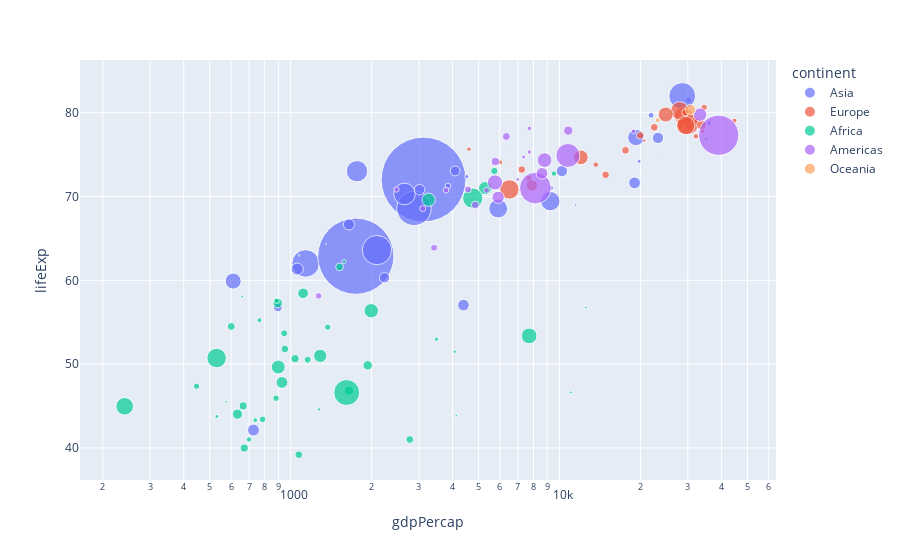

Notebook code cell kept with this figure:
### Code cell
import pandas as pd

df = pd.read_csv("../../../data/paises_vida.csv", index_col=0)
df = df.dropna()

df_2002 = df.loc[df["year"] == 2002]
df_2002

import plotly.express as px

fig = px.scatter(
    df_2002,
    x="gdpPercap",
    y="lifeExp",
    size="pop",
    color="continent",
    hover_name="country",
    log_x=True,
    size_max=60,
)

fig.show()

import seaborn as sns
import matplotlib.pyplot as plt

sns.set_style("whitegrid")

sns.scatterplot(
    data=df_2002, 
    x="gdpPercap", 
    y="lifeExp", 
    size="pop", 
    hue="continent",
    sizes=(30, 1300),
    legend=True
)

plt.xscale("log")
plt.legend(bbox_to_anchor=(1.05, 1), loc='upper left')
plt.title('Life Expectancy vs GDP per Capita in 2002')

### Figure 1 — Plotly figure (JSON) as saved in the notebook; plotly's stock layout.template omitted (floating-point values rounded to 4 significant figures)
{"data": [{"hovertemplate": "<b>%{hovertext}</b><br><br>continent=Asia<br>gdpPercap=%{x}<br>lifeExp=%{y}<br>pop=%{marker.size}<extra></extra>", "hovertext": ["Afghanistan", "Bahrain", "Bangladesh", "Cambodia", "China", "Hong Kong, China", "India", "Indonesia", "Iran", "Iraq", "Israel", "Japan", "Jordan", "Korea, Dem. Rep.", "Korea, Rep.", "Kuwait", "Lebanon", "Malaysia", "Mongolia", "Myanmar", "Nepal", "Oman", "Pakistan", "Philippines", "Saudi Arabia", "Singapore", "Sri Lanka", "Syria", "Taiwan", "Thailand", "Vietnam", "West Bank and Gaza", "Yemen, Rep."], "legendgroup": "Asia", "marker": {"color": "#636efa", "size": [25268405, 656397, 135656790, 12926707, 1280400000, 6762476, 1034172547, 211060000, 66907826, 24001816, 6029529, 127065841, 5307470, 22215365, 47969150, 2111561, 3677780, 22662365, 2674234, 45598081, 25873917, 2713462, 153403524, 82995088, 24501530, 4197776, 19576783, 17155814, 22454239, 62806748, 80908147, 3389578, 18701257], "sizemode": "area", "sizeref": 355700.0, "symbol": "circle"}, "mode": "markers", "name": "Asia", "orientation": "v", "showlegend": true, "x": [726.7, 23400.0, 1136.0, 896.2, 3119.0, 30210.0, 1747.0, 2874.0, 9241.0, 4391.0, 21910.0, 28600.0, 3845.0, 1647.0, 19230.0, 35110.0, 9314.0, 10210.0, 2141.0, 611, 1057.0, 19770.0, 2093.0, 2651.0, 19010.0, 36020.0, 3015.0, 4091.0, 23240.0, 5913.0, 1764.0, 4515.0, 2235.0], "xaxis": "x", "y": [42.13, 74.8, 62.01, 56.75, 72.03, 81.5, 62.88, 68.59, 69.45, 57.05, 79.7, 82, 71.26, 66.66, 77.05, 76.9, 71.03, 73.04, 65.03, 59.91, 61.34, 74.19, 63.61, 70.3, 71.63, 78.77, 70.81, 73.05, 76.99, 68.56, 73.02, 72.37, 60.31], "yaxis": "y", "type": "scatter"}, {"hovertemplate": "<b>%{hovertext}</b><br><br>continent=Europe<br>gdpPercap=%{x}<br>lifeExp=%{y}<br>pop=%{marker.size}<extra></extra>", "hovertext": ["Albania", "Austria", "Belgium", "Bosnia and Herzegovina", "Bulgaria", "Croatia", "Czech Republic", "Denmark", "Finland", "France", "Germany", "Greece", "Hungary", "Iceland", "Ireland", "Italy", "Montenegro", "Netherlands", "Norway", "Poland", "Portugal", "Romania", "Serbia", "Slovak Republic", "Slovenia", "Spain", "Sweden", "Switzerland", "Turkey", "United Kingdom"], "legendgroup": "Europe", "marker": {"color": "#EF553B", "size": [3508512, 8148312, 10311970, 4165416, 7661799, 4481020, 10256295, 5374693, 5193039, 59925035, 82350671, 10603863, 10083313, 288030, 3879155, 57926999, 720230, 16122830, 4535591, 38625976, 10433867, 22404337, 10111559, 5410052, 2011497, 40152517, 8954175, 7361757, 67308928, 59912431], "sizemode": "area", "sizeref": 355700.0, "symbol": "circle"}, "mode": "markers", "name": "Europe", "orientation": "v", "showlegend": true, "x": [4604.0, 32420.0, 30490.0, 6019.0, 7697.0, 11630.0, 17600.0, 32170.0, 28200.0, 28930.0, 30040.0, 22510.0, 14840.0, 31160.0, 34080.0, 27970.0, 6557.0, 33720.0, 44680.0, 12000.0, 19970.0, 7885.0, 7236.0, 13640.0, 20660.0, 24840.0, 29340.0, 34480.0, 6508.0, 29480.0], "xaxis": "x", "y": [75.65, 78.98, 78.32, 74.09, 72.14, 74.88, 75.51, 77.18, 78.37, 79.59, 78.67, 78.26, 72.59, 80.5, 77.78, 80.24, 73.98, 78.53, 79.05, 74.67, 77.29, 71.32, 73.21, 73.8, 76.66, 79.78, 80.04, 80.62, 70.84, 78.47], "yaxis": "y", "type": "scatter"}, {"hovertemplate": "<b>%{hovertext}</b><br><br>continent=Africa<br>gdpPercap=%{x}<br>lifeExp=%{y}<br>pop=%{marker.size}<extra></extra>", "hovertext": ["Algeria", "Angola", "Benin", "Botswana", "Burkina Faso", "Burundi", "Cameroon", "Central African Republic", "Chad", "Comoros", "Congo, Dem. Rep.", "Congo, Rep.", "Cote d'Ivoire", "Djibouti", "Egypt", "Equatorial Guinea", "Eritrea", "Ethiopia", "Gabon", "Gambia", "Ghana", "Guinea", "Guinea-Bissau", "Kenya", "Lesotho", "Liberia", "Libya", "Madagascar", "Malawi", "Mali", "Mauritania", "Mauritius", "Morocco", "Mozambique", "Namibia", "Niger", "Nigeria", "Reunion", "Rwanda", "Sao Tome and Principe", "Senegal", "Sierra Leone", "Somalia", "South Africa", "Sudan", "Swaziland", "Tanzania", "Togo", "Tunisia", "Uganda", "Zambia", "Zimbabwe"], "legendgroup": "Africa", "marker": {"color": "#00cc96", "size": [31287142, 10866106, 7026113, 1630347, 12251209, 7021078, 15929988, 4048013, 8835739, 614382, 55379852, 3328795, 16252726, 447416, 73312559, 495627, 4414865, 67946797, 1299304, 1457766, 20550751, 8807818, 1332459, 31386842, 2046772, 2814651, 5368585, 16473477, 11824495, 10580176, 2828858, 1200206, 31167783, 18473780, 1972153, 11140655, 119901274, 743981, 7852401, 170372, 10870037, 5359092, 7753310, 44433622, 37090298, 1130269, 34593779, 4977378, 9770575, 24739869, 10595811, 11926563], "sizemode": "area", "sizeref": 355700.0, "symbol": "circle"}, "mode": "markers", "name": "Africa", "orientation": "v", "showlegend": true, "x": [5288.0, 2773.0, 1373.0, 11000.0, 1038.0, 446.4, 1934.0, 738.7, 1156.0, 1076.0, 241.2, 3484.0, 1649.0, 1908.0, 4755.0, 7703.0, 765.4, 530.1, 12520.0, 660.6, 1112.0, 945.6, 575.7, 1288.0, 1275.0, 531.5, 9535.0, 894.6, 665.4, 951.4, 1579.0, 9022.0, 3258.0, 633.6, 4072.0, 601.1, 1615.0, 6316.0, 785.7, 1353.0, 1520.0, 699.5, 882.1, 7711.0, 1993.0, 4128.0, 899.1, 886.2, 5723.0, 927.7, 1072.0, 672.0], "xaxis": "x", "y": [70.99, 41.0, 54.41, 46.63, 50.65, 47.36, 49.86, 43.31, 50.52, 62.97, 44.97, 52.97, 46.83, 53.37, 69.81, 49.35, 55.24, 50.73, 56.76, 58.04, 58.45, 53.68, 45.5, 50.99, 44.59, 43.75, 72.74, 57.29, 45.01, 51.82, 62.25, 71.95, 69.61, 44.03, 51.48, 54.5, 46.61, 75.74, 43.41, 64.34, 61.6, 41.01, 45.94, 53.37, 56.37, 43.87, 49.65, 57.56, 73.04, 47.81, 39.19, 39.99], "yaxis": "y", "type": "scatter"}, {"hovertemplate": "<b>%{hovertext}</b><br><br>continent=Americas<br>gdpPercap=%{x}<br>lifeExp=%{y}<br>pop=%{marker.size}<extra></extra>", "hovertext": ["Argentina", "Bolivia", "Brazil", "Canada", "Chile", "Colombia", "Costa Rica", "Cuba", "Dominican Republic", "Ecuador", "El Salvador", "Guatemala", "Haiti", "Honduras", "Jamaica", "Mexico", "Nicaragua", "Panama", "Paraguay", "Peru", "Puerto Rico", "Trinidad and Tobago", "United States", "Uruguay", "Venezuela"], "legendgroup": "Americas", "marker": {"color": "#ab63fa", "size": [38331121, 8445134, 179914212, 31902268, 15497046, 41008227, 3834934, 11226999, 8650322, 12921234, 6353681, 11178650, 7607651, 6677328, 2664659, 102479927, 5146848, 2990875, 5884491, 26769436, 3859606, 1101832, 287675526, 3363085, 24287670], "sizemode": "area", "sizeref": 355700.0, "symbol": "circle"}, "mode": "markers", "name": "Americas", "orientation": "v", "showlegend": true, "x": [8798.0, 3413.0, 8131.0, 33330.0, 10780.0, 5755.0, 7723.0, 6341.0, 4564.0, 5773.0, 5352.0, 4858.0, 1270.0, 3100.0, 6995.0, 10740.0, 2475.0, 7356.0, 3784.0, 5909.0, 18860.0, 11460.0, 39100.0, 7727.0, 8605.0], "xaxis": "x", "y": [74.34, 63.88, 71.01, 79.77, 77.86, 71.68, 78.12, 77.16, 70.85, 74.17, 70.73, 68.98, 58.14, 68.56, 72.05, 74.9, 70.84, 74.71, 70.75, 69.91, 77.78, 68.98, 77.31, 75.31, 72.77], "yaxis": "y", "type": "scatter"}, {"hovertemplate": "<b>%{hovertext}</b><br><br>continent=Oceania<br>gdpPercap=%{x}<br>lifeExp=%{y}<br>pop=%{marker.size}<extra></extra>", "hovertext": ["Australia", "New Zealand"], "legendgroup": "Oceania", "marker": {"color": "#FFA15A", "size": [19546792, 3908037], "sizemode": "area", "sizeref": 355700.0, "symbol": "circle"}, "mode": "markers", "name": "Oceania", "orientation": "v", "showlegend": true, "x": [30690.0, 23190.0], "xaxis": "x", "y": [80.37, 79.11], "yaxis": "y", "type": "scatter"}], "layout": {"xaxis": {"anchor": "y", "domain": [0, 1], "title": {"text": "gdpPercap"}, "type": "log"}, "yaxis": {"anchor": "x", "domain": [0, 1], "title": {"text": "lifeExp"}}, "legend": {"title": {"text": "continent"}, "tracegroupgap": 0, "itemsizing": "constant"}, "margin": {"t": 60}}}
